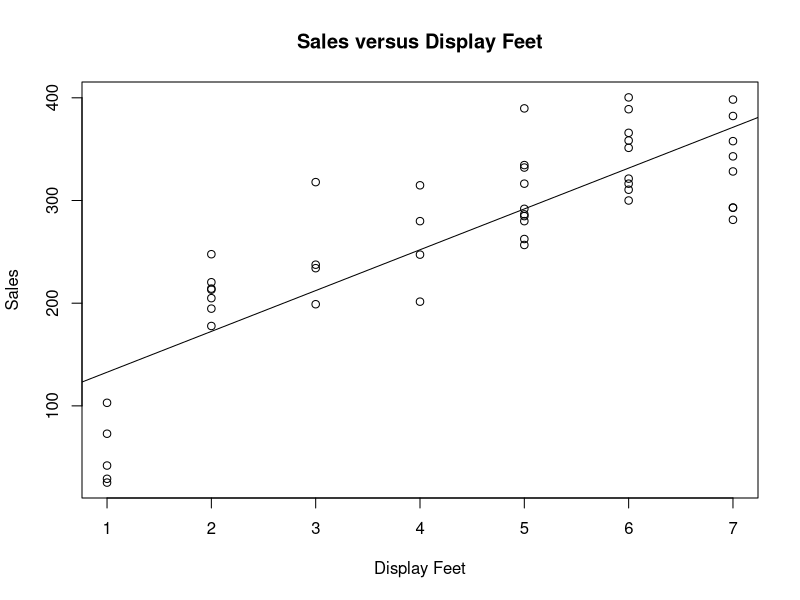
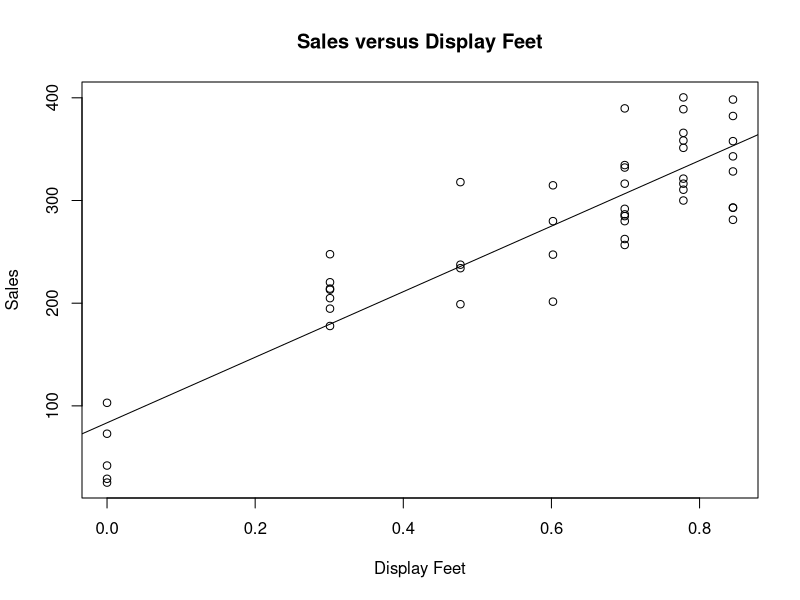
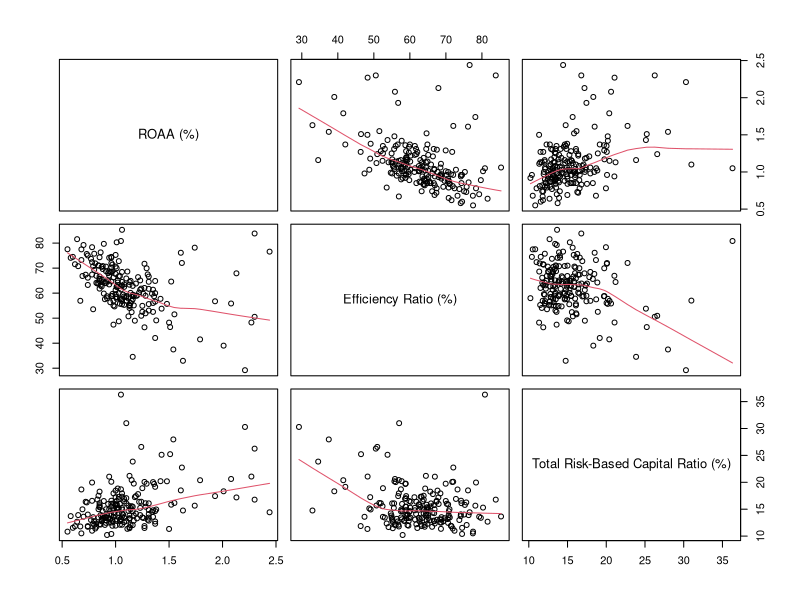

Write the R code that produced these figures, in order.
#' ---
#' title: "Stats Reasoning_HW2"
#' output: html_document
#' date: "2022-10-13"
#' ---
#' 
## ----setup, include=FALSE--------------------------------------------------------------------------------------------------------------------------------
knitr::opts_chunk$set(echo = TRUE)
library(readr)

#' 
#' ### Question1
#' 
#' #### Question1(a)
#' 
#' Based on the scatter plot, the relationship does not appear to be linear. However, the correlation between sales and display feet is pretty high, which implies there should be linear relationship between these two variables.
#' 
## --------------------------------------------------------------------------------------------------------------------------------------------------------
# Read in the data
space <- read_csv("Display Space.csv")

# Draw a scatter plot
plot(space$`Display Feet`, space$Sales, 
     main = "Sales versus Display Feet", 
     xlab = "Display Feet", ylab = "Sales")
abline(lm(space$Sales ~ space$`Display Feet`))

# Check the correlation
cor.test(space$`Display Feet`, space$Sales, 
         alternative = "two.sided", method = "pearson")

#' 
#' #### Question1(b)
#' 
#' Based on the result, the linear regression equation is $Sales = 39.76\times display\space feet + 93.03$. The intercept is 93.03, this is the total sales when display feet is zero, which is meaningless. The relationship between display feet and total sales is described by the slope coefficient. For each additional display feet, the total sales increases by 39.76. This model generally makes sense, since it's intuitive to infer that more display space leads to more sales.
#' 
## --------------------------------------------------------------------------------------------------------------------------------------------------------
# Linear model
feet <- space$`Display Feet`
sales <- space$Sales
lm.sales_feet <- lm(sales ~ feet)

# ANOVA
anova(lm.sales_feet)
summary(lm.sales_feet)

#' 
#' #### Question1(c)
#' 
#' After performing Tukey's bulging rule, the model seems more linear, and the correlation coefficient also increases slightly. Using the new set of variables, the equation becomes $Sales=319.19\times \log_{10}display\space feet + 83.56$. The intercept is 83.56, this is the total sales when $\log_{10}display\space feet$ is zero (display space equal to 1). The relationship between $\log_{10}display\space feet$ and total sales is described by the slope coefficient. For each additional 10 feets, the total sales increases by 319.19.
#' 
## --------------------------------------------------------------------------------------------------------------------------------------------------------
# Tukey's builging rule
log_feet <- log10(space$`Display Feet`)

# Draw a scatter plot
plot(log_feet, space$Sales,
     main = "Sales versus Display Feet", 
     xlab = "Display Feet", ylab = "Sales")
abline(lm(space$Sales ~ log_feet))

# Check the correlation
cor.test(log_feet, space$Sales, 
         alternative = "two.sided", method = "pearson")

# Linear model
lm.sales_logfeet <- lm(sales ~ log_feet)

# ANOVA
anova(lm.sales_logfeet)
summary(lm.sales_logfeet)

#' 
#' #### Question1(d)
#' 
#' For the first model, the residual standard error is 51.59, R squared is 0.712, F-statistic is 111.2. As for the second model, the residual standard error is 41.31, R squared is 0.815, and F-statistic is 198.7. These arr three indicators to evaluate model accuracy, we will inspect them one by one. First, residual standard error represents the average observation points around the fitted regression line. The less is the better, so model 2 wins over model 1 from this point of view. Second, the R squared measures the proportion of information in the data that can be explained by the model (i.e how well the model fits the data). The higher the better, and model 2 wins again. Last, F-statistics gives the overall significance of the model, unsurprisingly model 2 also has higher value on this one. Based on above analysis, we can conclude that model 2 generally provides a better description of the pattern in the data.
#' 
#' ### Question2
#' 
#' #### Question2(a)
#' 
#' The explained variable is ROAA. The explanatory variables are efficiency ratio and total risk-based capital ratio.
#' 
#' ROAA = f(efficiency ratio, total risk-based ratio)
#' 
#' $ROAA = \beta_0 + \beta_1\times efficiency\space ratio + \beta_2\times total\space risk\space based\space capital\space ratio+\varepsilon$
#' 
#' #### Question2(b)
#' 
## --------------------------------------------------------------------------------------------------------------------------------------------------------
# Read in the data
bank <- read_csv("CommunityBanks.csv")

# Draw scatter plots
pairs(bank[3:5], panel = panel.smooth)
cor(bank[3:5])

# Multiple linear regression model
colnames(bank)[3] <- "ROAA"
colnames(bank)[4] <- "Efficiency_Ratio"
colnames(bank)[5] <- "Total_Risk_Based_Capital_Ratio"
bank_model <- lm(ROAA ~ Efficiency_Ratio + Total_Risk_Based_Capital_Ratio, data = bank)
bank_model

#' 
#' #### Question2(c)
#' 
## --------------------------------------------------------------------------------------------------------------------------------------------------------
# Global F test
anova(bank_model)
summary(bank_model)

#' 
#' $H_0=\beta_1=\beta_2=0$
#' 
#' $H_1=$At least one coefficient is non-zero
#' 
#' The p-value for the F-test is 1.273e-14, which is lower than any significance level.So, we can reject $H_0$, and conclude that overall model is valid.
#' 
#' #### Question2(d)
#' 
#' The confidence interval for efficiency ratio indicates that the ROAA on average falls by 1.6% to 0.7% for every 1% increase in efficiency ratio. The confidence interval for total risk-based capital ratio indicates that the ROAA on average increases by 1.7% to 3.9% for every 1% increase in total risk-based capital ratio. Since both confidence intervals do not include zero, we can infer that these two variables are significant in determining the ROAA. To conclude, we should include efficiency ratio and total risk-based capital ratio as independent variables in the model.
#' 
## --------------------------------------------------------------------------------------------------------------------------------------------------------
confint(bank_model, 'Efficiency_Ratio', data = bank)
confint(bank_model, 'Total_Risk_Based_Capital_Ratio', data = bank)

#' 
#' #### Question2(e)
#' 
#' The intercept is 1.395. This is the ROAA when efficiency ratio and total risk-based capital ratio are both zero, which is meaningless. The relationship between ROAA and efficiency ratio is described by $\beta_1 = -0.0117$. For each % increase in efficiency ratio, ROAA decreases by 1.17%, assuming other independent variables in the model are held constant. The relationship between ROAA and total risk-based capital ratio is described by $\beta_2 = 0.0286$. For each % increase in total risk-based capital ratio, ROAA increases by 2.86%, assuming other independent variables in the model are held constant.
#' 
#' #### Question2(f)
#' 
#' The value of R squared is 0.2785. It measures the proportion of information in the data that can be explained by the model (i.e how well the model fits the data). In this case, 27.85% of variation in ROAA is explained by variation in efficiency ratio and total risk-based capital ratio. The remaining of variation is unexplained.
#' 
#' #### Question2(g)
#' 
#' The value of adjusted R squared is 0.2712.
#' 
#' #### Question2(h)
#' 
#' The confidence interval is (1.079832, 1.162896)
#' 
## --------------------------------------------------------------------------------------------------------------------------------------------------------
predict(bank_model, data.frame(Efficiency_Ratio = 60, Total_Risk_Based_Capital_Ratio = 15), interval = "confidence", level = 0.95)

#' 
#' #### Question2(i)
#' 
#' The prediction interval is (0.5678616, 1.674866)
#' 
## --------------------------------------------------------------------------------------------------------------------------------------------------------
predict(bank_model, data.frame(Efficiency_Ratio = 60, Total_Risk_Based_Capital_Ratio = 15), interval = "prediction", level = 0.95)

#' 
#' ### Question3
#' 
#' $H_0$: The reduced model(model 2) and the full model(model1) do not differ significantly, so choose the reduced model.
#' 
#' $H_1$: The full model is significantly better.
#' 
#' The p-value from the ANOVA is higher than any significance level, which can not reject $H_0$. To conclude, at 5% significance level, we should choose reduced model.$X_3, X_4$ don't have a statistically significant influence on $Y$
#' 
#' The MKTSHR and COMPET variables explain 2.9% of the variation in Sales that cannot be explained by ADV and BONUS alone.
#' 
## --------------------------------------------------------------------------------------------------------------------------------------------------------
# Read in the data
med <- read_csv("MedicalCo.csv")

# Save the variables
sales <- med$SALES
x1 <- med$ADV
x2 <- med$BONUS
x3 <- med$MKTSHR
x4 <- med$COMPET

# Build the models
model1 <- lm(sales ~ x1+x2+x3+x4)
anova(model1)
summary(model1)

model2 <- lm(sales ~ x1+x2)
anova(model2)
summary(model2)

anova(model2, model1)

SSE_model2 <- 181176
SSE_model1 <- 175855
partial_r_squared <- (181176-175855)/181176
partial_r_squared

